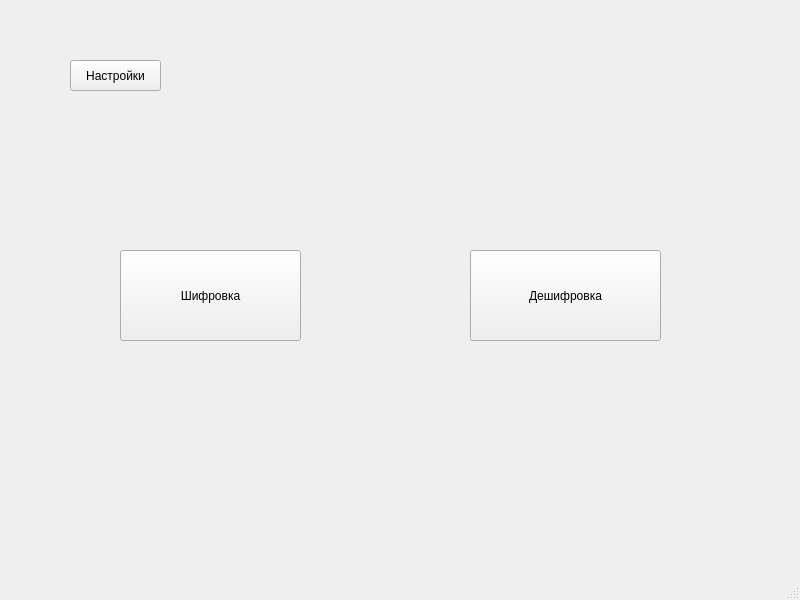
<?xml version="1.0" encoding="UTF-8"?>
<ui version="4.0">
 <class>MainWindow</class>
 <widget class="QMainWindow" name="MainWindow">
  <property name="geometry">
   <rect>
    <x>0</x>
    <y>0</y>
    <width>800</width>
    <height>600</height>
   </rect>
  </property>
  <property name="windowTitle">
   <string>MainWindow</string>
  </property>
  <widget class="QWidget" name="centralwidget">
   <widget class="QPushButton" name="Decoder_button">
    <property name="geometry">
     <rect>
      <x>470</x>
      <y>250</y>
      <width>191</width>
      <height>91</height>
     </rect>
    </property>
    <property name="text">
     <string>Дешифровка</string>
    </property>
   </widget>
   <widget class="QPushButton" name="Coder_button">
    <property name="geometry">
     <rect>
      <x>120</x>
      <y>250</y>
      <width>181</width>
      <height>91</height>
     </rect>
    </property>
    <property name="text">
     <string>Шифровка</string>
    </property>
   </widget>
   <widget class="QPushButton" name="Settings_button">
    <property name="geometry">
     <rect>
      <x>70</x>
      <y>60</y>
      <width>91</width>
      <height>31</height>
     </rect>
    </property>
    <property name="text">
     <string>Настройки</string>
    </property>
   </widget>
  </widget>
  <widget class="QMenuBar" name="menubar">
   <property name="geometry">
    <rect>
     <x>0</x>
     <y>0</y>
     <width>800</width>
     <height>21</height>
    </rect>
   </property>
  </widget>
  <widget class="QStatusBar" name="statusbar"/>
 </widget>
 <resources/>
 <connections/>
</ui>
